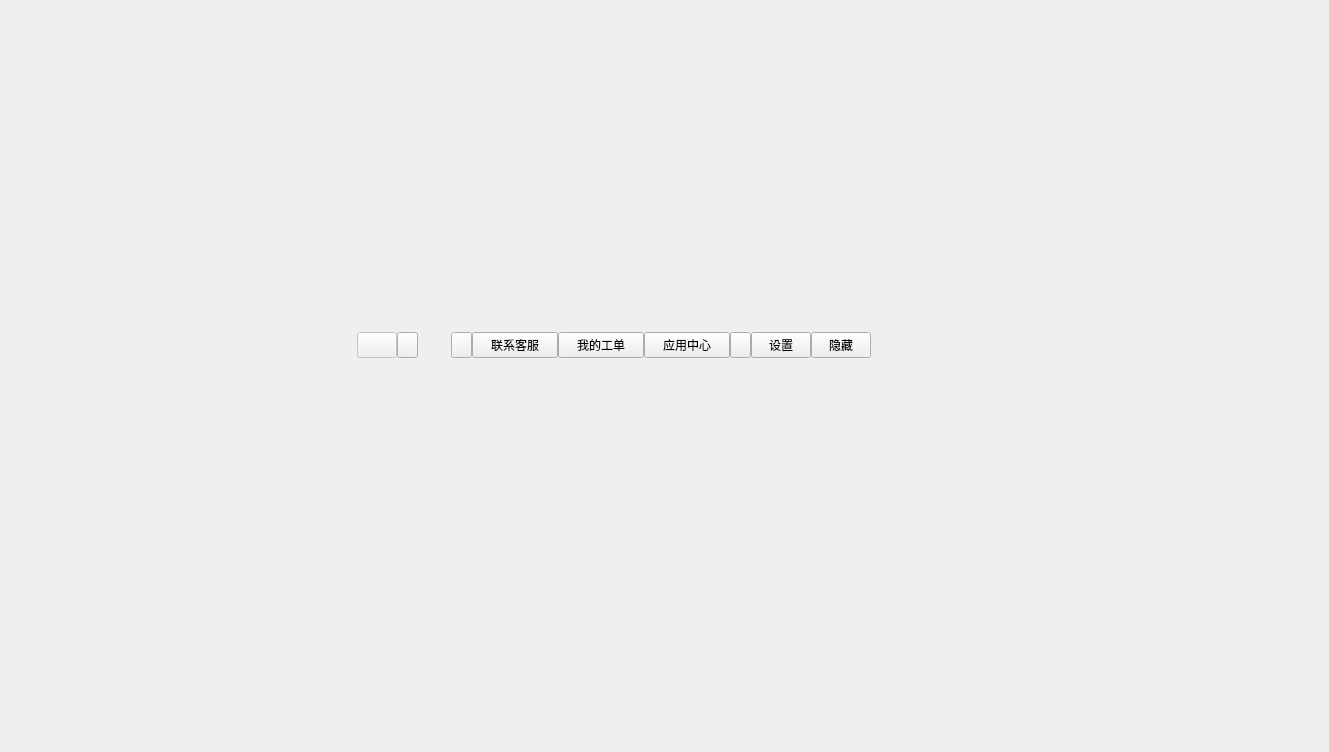
<?xml version="1.0" encoding="UTF-8"?>
<ui version="4.0">
 <class>ZcloudDesk</class>
 <widget class="QMainWindow" name="ZcloudDesk">
  <property name="geometry">
   <rect>
    <x>0</x>
    <y>0</y>
    <width>1329</width>
    <height>752</height>
   </rect>
  </property>
  <property name="windowTitle">
   <string>ZcloudDesk</string>
  </property>
  <property name="styleSheet">
   <string notr="true"/>
  </property>
  <widget class="QWidget" name="centralWidget">
   <property name="styleSheet">
    <string notr="true"/>
   </property>
   <widget class="EdgeToHide" name="ZcloudTopWidget" native="true">
    <property name="geometry">
     <rect>
      <x>30</x>
      <y>330</y>
      <width>841</width>
      <height>30</height>
     </rect>
    </property>
    <property name="sizePolicy">
     <sizepolicy hsizetype="Preferred" vsizetype="Fixed">
      <horstretch>0</horstretch>
      <verstretch>0</verstretch>
     </sizepolicy>
    </property>
    <property name="minimumSize">
     <size>
      <width>200</width>
      <height>30</height>
     </size>
    </property>
    <property name="maximumSize">
     <size>
      <width>16777215</width>
      <height>30</height>
     </size>
    </property>
    <property name="styleSheet">
     <string notr="true">border-image: url(:/ZcloudDesk/image/bg_transparent_pre.png);
</string>
    </property>
    <layout class="QHBoxLayout" name="horizontalLayout">
     <property name="spacing">
      <number>0</number>
     </property>
     <property name="leftMargin">
      <number>0</number>
     </property>
     <property name="topMargin">
      <number>0</number>
     </property>
     <property name="rightMargin">
      <number>0</number>
     </property>
     <property name="bottomMargin">
      <number>0</number>
     </property>
     <item>
      <spacer name="horizontalSpacer">
       <property name="orientation">
        <enum>Qt::Horizontal</enum>
       </property>
       <property name="sizeHint" stdset="0">
        <size>
         <width>40</width>
         <height>20</height>
        </size>
       </property>
      </spacer>
     </item>
     <item>
      <widget class="QPushButton" name="usernameButton">
       <property name="enabled">
        <bool>false</bool>
       </property>
       <property name="sizePolicy">
        <sizepolicy hsizetype="Fixed" vsizetype="Fixed">
         <horstretch>0</horstretch>
         <verstretch>0</verstretch>
        </sizepolicy>
       </property>
       <property name="minimumSize">
        <size>
         <width>0</width>
         <height>26</height>
        </size>
       </property>
       <property name="maximumSize">
        <size>
         <width>160</width>
         <height>26</height>
        </size>
       </property>
       <property name="styleSheet">
        <string notr="true">QPushButton{border-image: url(:/ZcloudDesk/image/bg_transparent.png);color: rgb(255, 255, 255);
font: 12px &quot;微软雅黑&quot;;}
QPushButton:hover{border-image: url(:/ZcloudDesk/image/bg_transparent_hover.png);color: rgb(255, 255, 255);
font: 12px &quot;微软雅黑&quot;}
QPushButton:pressed{border-image: url(:/ZcloudDesk/image/bg_transparent_pre.png);color: rgb(255, 255, 255);
font: 12px &quot;微软雅黑&quot;};</string>
       </property>
       <property name="text">
        <string/>
       </property>
       <property name="icon">
        <iconset resource="ZcloudDesk.qrc">
         <normaloff>:/ZcloudDesk/image/icon_yyzx.png</normaloff>:/ZcloudDesk/image/icon_yyzx.png</iconset>
       </property>
       <property name="iconSize">
        <size>
         <width>14</width>
         <height>26</height>
        </size>
       </property>
      </widget>
     </item>
     <item>
      <widget class="QPushButton" name="spaceButtonName">
       <property name="sizePolicy">
        <sizepolicy hsizetype="Fixed" vsizetype="Fixed">
         <horstretch>0</horstretch>
         <verstretch>0</verstretch>
        </sizepolicy>
       </property>
       <property name="minimumSize">
        <size>
         <width>21</width>
         <height>26</height>
        </size>
       </property>
       <property name="maximumSize">
        <size>
         <width>21</width>
         <height>26</height>
        </size>
       </property>
       <property name="styleSheet">
        <string notr="true">border-image: url(:/ZcloudDesk/image/line.png);</string>
       </property>
       <property name="text">
        <string/>
       </property>
      </widget>
     </item>
     <item>
      <widget class="LabelEx" name="labelAvatar">
       <property name="sizePolicy">
        <sizepolicy hsizetype="Fixed" vsizetype="Fixed">
         <horstretch>0</horstretch>
         <verstretch>0</verstretch>
        </sizepolicy>
       </property>
       <property name="minimumSize">
        <size>
         <width>26</width>
         <height>26</height>
        </size>
       </property>
       <property name="maximumSize">
        <size>
         <width>26</width>
         <height>26</height>
        </size>
       </property>
       <property name="styleSheet">
        <string notr="true">QLabel{border-image: url(:/ZcloudDesk/image/bg_transparent.png);color: rgb(255, 255, 255);
font: 12px &quot;微软雅黑&quot;;padding-left:8px;padding-right:8px;}</string>
       </property>
       <property name="text">
        <string/>
       </property>
      </widget>
     </item>
     <item>
      <widget class="LabelEx" name="labelCompName">
       <property name="sizePolicy">
        <sizepolicy hsizetype="Preferred" vsizetype="Fixed">
         <horstretch>0</horstretch>
         <verstretch>0</verstretch>
        </sizepolicy>
       </property>
       <property name="minimumSize">
        <size>
         <width>0</width>
         <height>26</height>
        </size>
       </property>
       <property name="maximumSize">
        <size>
         <width>1000</width>
         <height>26</height>
        </size>
       </property>
       <property name="styleSheet">
        <string notr="true">QLabel{border-image: url(:/ZcloudDesk/image/bg_transparent.png);color: rgb(255, 255, 255);
font: 12px &quot;微软雅黑&quot;;padding-left:5px;padding-right:5px;}
QLabel:hover{border-image: url(:/ZcloudDesk/image/bg_transparent_hover.png);color: rgb(255, 255, 255);
font: 12px &quot;微软雅黑&quot;;padding-left:5px;padding-right:5px;}
QLabel:pressed{border-image: url(:/ZcloudDesk/image/bg_transparent_pre.png);color: rgb(255, 255, 255);
font: 12px &quot;微软雅黑&quot;;padding-left:5px;padding-right:5px;};</string>
       </property>
       <property name="text">
        <string/>
       </property>
       <property name="alignment">
        <set>Qt::AlignLeading|Qt::AlignLeft|Qt::AlignVCenter</set>
       </property>
      </widget>
     </item>
     <item>
      <widget class="QPushButton" name="spaceButton_2">
       <property name="sizePolicy">
        <sizepolicy hsizetype="Fixed" vsizetype="Fixed">
         <horstretch>0</horstretch>
         <verstretch>0</verstretch>
        </sizepolicy>
       </property>
       <property name="minimumSize">
        <size>
         <width>21</width>
         <height>26</height>
        </size>
       </property>
       <property name="maximumSize">
        <size>
         <width>21</width>
         <height>26</height>
        </size>
       </property>
       <property name="styleSheet">
        <string notr="true">border-image: url(:/ZcloudDesk/image/line.png);</string>
       </property>
       <property name="text">
        <string/>
       </property>
      </widget>
     </item>
     <item>
      <widget class="QPushButton" name="customServiceButton">
       <property name="sizePolicy">
        <sizepolicy hsizetype="Fixed" vsizetype="Fixed">
         <horstretch>0</horstretch>
         <verstretch>0</verstretch>
        </sizepolicy>
       </property>
       <property name="minimumSize">
        <size>
         <width>86</width>
         <height>26</height>
        </size>
       </property>
       <property name="maximumSize">
        <size>
         <width>86</width>
         <height>26</height>
        </size>
       </property>
       <property name="styleSheet">
        <string notr="true">QPushButton{border-image: url(:/ZcloudDesk/image/bg_transparent.png);color: rgb(255, 255, 255);
font: 12px &quot;微软雅黑&quot;;}
QPushButton:hover{border-image: url(:/ZcloudDesk/image/bg_transparent_hover.png);color: rgb(255, 255, 255);
font: 12px &quot;微软雅黑&quot;}
QPushButton:pressed{border-image: url(:/ZcloudDesk/image/bg_transparent_pre.png);color: rgb(255, 255, 255);
font: 12px &quot;微软雅黑&quot;};</string>
       </property>
       <property name="text">
        <string>联系客服</string>
       </property>
       <property name="icon">
        <iconset resource="ZcloudDesk.qrc">
         <normaloff>:/ZcloudDesk/image/icon_yyzx.png</normaloff>:/ZcloudDesk/image/icon_yyzx.png</iconset>
       </property>
       <property name="iconSize">
        <size>
         <width>14</width>
         <height>26</height>
        </size>
       </property>
      </widget>
     </item>
     <item>
      <widget class="QPushButton" name="billListButton">
       <property name="sizePolicy">
        <sizepolicy hsizetype="Fixed" vsizetype="Fixed">
         <horstretch>0</horstretch>
         <verstretch>0</verstretch>
        </sizepolicy>
       </property>
       <property name="minimumSize">
        <size>
         <width>86</width>
         <height>26</height>
        </size>
       </property>
       <property name="maximumSize">
        <size>
         <width>86</width>
         <height>26</height>
        </size>
       </property>
       <property name="styleSheet">
        <string notr="true">QPushButton{border-image: url(:/ZcloudDesk/image/bg_transparent.png);color: rgb(255, 255, 255);
font: 12px &quot;微软雅黑&quot;;}
QPushButton:hover{border-image: url(:/ZcloudDesk/image/bg_transparent_hover.png);color: rgb(255, 255, 255);
font: 12px &quot;微软雅黑&quot;}
QPushButton:pressed{border-image: url(:/ZcloudDesk/image/bg_transparent_pre.png);color: rgb(255, 255, 255);
font: 12px &quot;微软雅黑&quot;};</string>
       </property>
       <property name="text">
        <string>我的工单</string>
       </property>
       <property name="icon">
        <iconset resource="ZcloudDesk.qrc">
         <normaloff>:/ZcloudDesk/image/icon_yyzx.png</normaloff>:/ZcloudDesk/image/icon_yyzx.png</iconset>
       </property>
       <property name="iconSize">
        <size>
         <width>14</width>
         <height>26</height>
        </size>
       </property>
      </widget>
     </item>
     <item>
      <widget class="QPushButton" name="appButton">
       <property name="sizePolicy">
        <sizepolicy hsizetype="Fixed" vsizetype="Fixed">
         <horstretch>0</horstretch>
         <verstretch>0</verstretch>
        </sizepolicy>
       </property>
       <property name="minimumSize">
        <size>
         <width>86</width>
         <height>26</height>
        </size>
       </property>
       <property name="maximumSize">
        <size>
         <width>86</width>
         <height>26</height>
        </size>
       </property>
       <property name="styleSheet">
        <string notr="true">QPushButton{border-image: url(:/ZcloudDesk/image/bg_transparent.png);color: rgb(255, 255, 255);
font: 12px &quot;微软雅黑&quot;;}
QPushButton:hover{border-image: url(:/ZcloudDesk/image/bg_transparent_hover.png);color: rgb(255, 255, 255);
font: 12px &quot;微软雅黑&quot;}
QPushButton:pressed{border-image: url(:/ZcloudDesk/image/bg_transparent_pre.png);color: rgb(255, 255, 255);
font: 12px &quot;微软雅黑&quot;};</string>
       </property>
       <property name="text">
        <string>应用中心</string>
       </property>
       <property name="icon">
        <iconset resource="ZcloudDesk.qrc">
         <normaloff>:/ZcloudDesk/image/icon_yyzx.png</normaloff>:/ZcloudDesk/image/icon_yyzx.png</iconset>
       </property>
       <property name="iconSize">
        <size>
         <width>14</width>
         <height>26</height>
        </size>
       </property>
      </widget>
     </item>
     <item>
      <widget class="QPushButton" name="spaceButton">
       <property name="sizePolicy">
        <sizepolicy hsizetype="Fixed" vsizetype="Fixed">
         <horstretch>0</horstretch>
         <verstretch>0</verstretch>
        </sizepolicy>
       </property>
       <property name="minimumSize">
        <size>
         <width>21</width>
         <height>26</height>
        </size>
       </property>
       <property name="maximumSize">
        <size>
         <width>21</width>
         <height>26</height>
        </size>
       </property>
       <property name="styleSheet">
        <string notr="true">border-image: url(:/ZcloudDesk/image/line.png);</string>
       </property>
       <property name="text">
        <string/>
       </property>
      </widget>
     </item>
     <item>
      <widget class="QPushButton" name="settingButton">
       <property name="sizePolicy">
        <sizepolicy hsizetype="Fixed" vsizetype="Fixed">
         <horstretch>0</horstretch>
         <verstretch>0</verstretch>
        </sizepolicy>
       </property>
       <property name="minimumSize">
        <size>
         <width>60</width>
         <height>26</height>
        </size>
       </property>
       <property name="maximumSize">
        <size>
         <width>60</width>
         <height>26</height>
        </size>
       </property>
       <property name="styleSheet">
        <string notr="true">QPushButton{border-image: url(:/ZcloudDesk/image/bg_transparent.png);color: rgb(255, 255, 255);
font: 12px &quot;微软雅黑&quot;;}
QPushButton:hover{border-image: url(:/ZcloudDesk/image/bg_transparent_hover.png);color: rgb(255, 255, 255);
font: 12px &quot;微软雅黑&quot;}
QPushButton:pressed{border-image: url(:/ZcloudDesk/image/bg_transparent_pre.png);color: rgb(255, 255, 255);
font: 12px &quot;微软雅黑&quot;};</string>
       </property>
       <property name="text">
        <string>设置</string>
       </property>
       <property name="icon">
        <iconset resource="ZcloudDesk.qrc">
         <normaloff>:/ZcloudDesk/image/setPng.png</normaloff>:/ZcloudDesk/image/setPng.png</iconset>
       </property>
       <property name="iconSize">
        <size>
         <width>15</width>
         <height>26</height>
        </size>
       </property>
      </widget>
     </item>
     <item>
      <widget class="QPushButton" name="hideButton">
       <property name="sizePolicy">
        <sizepolicy hsizetype="Fixed" vsizetype="Fixed">
         <horstretch>0</horstretch>
         <verstretch>0</verstretch>
        </sizepolicy>
       </property>
       <property name="minimumSize">
        <size>
         <width>60</width>
         <height>26</height>
        </size>
       </property>
       <property name="maximumSize">
        <size>
         <width>60</width>
         <height>26</height>
        </size>
       </property>
       <property name="styleSheet">
        <string notr="true">QPushButton{border-image: url(:/ZcloudDesk/image/bg_transparent.png);color: rgb(255, 255, 255);
font: 12px &quot;微软雅黑&quot;;}
QPushButton:hover{border-image: url(:/ZcloudDesk/image/bg_transparent_hover.png);color: rgb(255, 255, 255);
font: 12px &quot;微软雅黑&quot;}
QPushButton:pressed{border-image: url(:/ZcloudDesk/image/bg_transparent_pre.png);color: rgb(255, 255, 255);
font: 12px &quot;微软雅黑&quot;};</string>
       </property>
       <property name="text">
        <string>隐藏</string>
       </property>
       <property name="iconSize">
        <size>
         <width>15</width>
         <height>26</height>
        </size>
       </property>
      </widget>
     </item>
    </layout>
   </widget>
  </widget>
 </widget>
 <layoutdefault spacing="6" margin="11"/>
 <customwidgets>
  <customwidget>
   <class>LabelEx</class>
   <extends>QLabel</extends>
   <header>labelex.h</header>
  </customwidget>
  <customwidget>
   <class>EdgeToHide</class>
   <extends>QWidget</extends>
   <header>EdgeToHide.h</header>
   <container>1</container>
  </customwidget>
 </customwidgets>
 <resources>
  <include location="ZcloudDesk.qrc"/>
 </resources>
 <connections/>
 <slots>
  <slot>slot1()</slot>
 </slots>
</ui>
